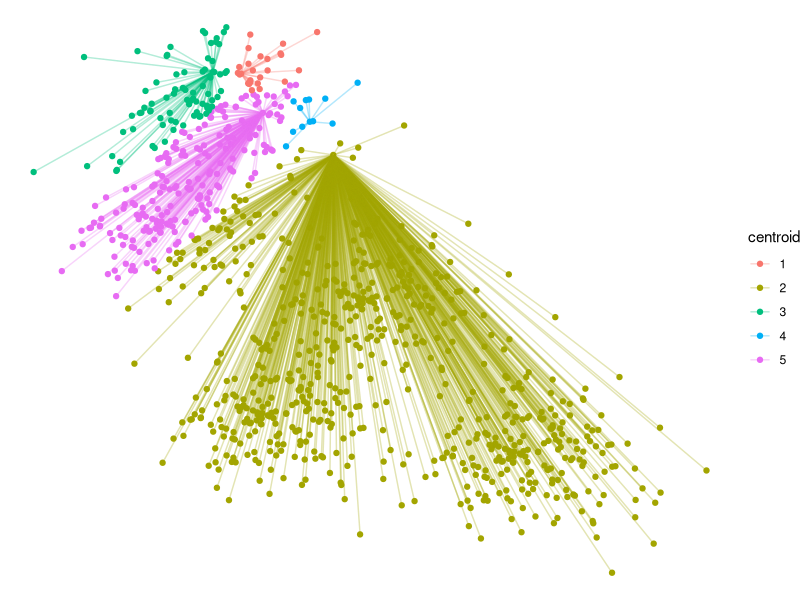

Source code (R):
library(tidyverse)
n = 5

X = tibble(x1=sample(1:10, n),
       x2=sample(1:10, n)) %>% 
  mutate(noise_x1 = list(rnorm(200)),
         noise_x2 = list(rnorm(200))) %>% 
  unnest(cols = c(noise_x1, noise_x2)) %>% 
  transmute(x1 = x1+noise_x1,
            x2 = x2+noise_x2) %>% 
  as.matrix()

# placeholder
centroids = X[1:n,]

# Set K
K = n;

# You need to return the following variables correctly.
idx = rep(0, nrow(X));

nrow = nrow(X);

for (i in 1:nrow) {
  x1 = X[i,1]
  x2 = X[i,2]
  for (j in 1:K) {
    # centroid points
    c1 = centroids[j,1]
    c2 = centroids[j,2]
  
    # initialize
    if (j == 1) {
      idx[i] = 1; 
      dist_cache = sqrt((x2-c2)^2+(x1-c1)^2);
    }
    
    # calculate distance
    calculated_dist = sqrt((x2-c2)^2+(x1-c1)^2);
    
    # update centroid point
    if (calculated_dist<dist_cache) {
      dist_cache = calculated_dist; 
      idx[i] = j
    }
  }
}

# visualize
library(tidyverse)
df <- tibble(x1=X[,1],
           x2=X[,2],
           centroid = as.factor(idx)
           )

df_centroids = tibble(centroid_x1 = centroids[,1],
                      centroid_x2 = centroids[,2],
                      centroid = as.factor(1:n))

df %>% left_join(df_centroids) %>% 
  ggplot(aes(x1,x2, color = centroid))+
  geom_point()+
  geom_segment(aes(x=x1,
                   xend=centroid_x1,
                   y=x2,
                   yend=centroid_x2
                   ),
               alpha = 0.3)+theme_void()
